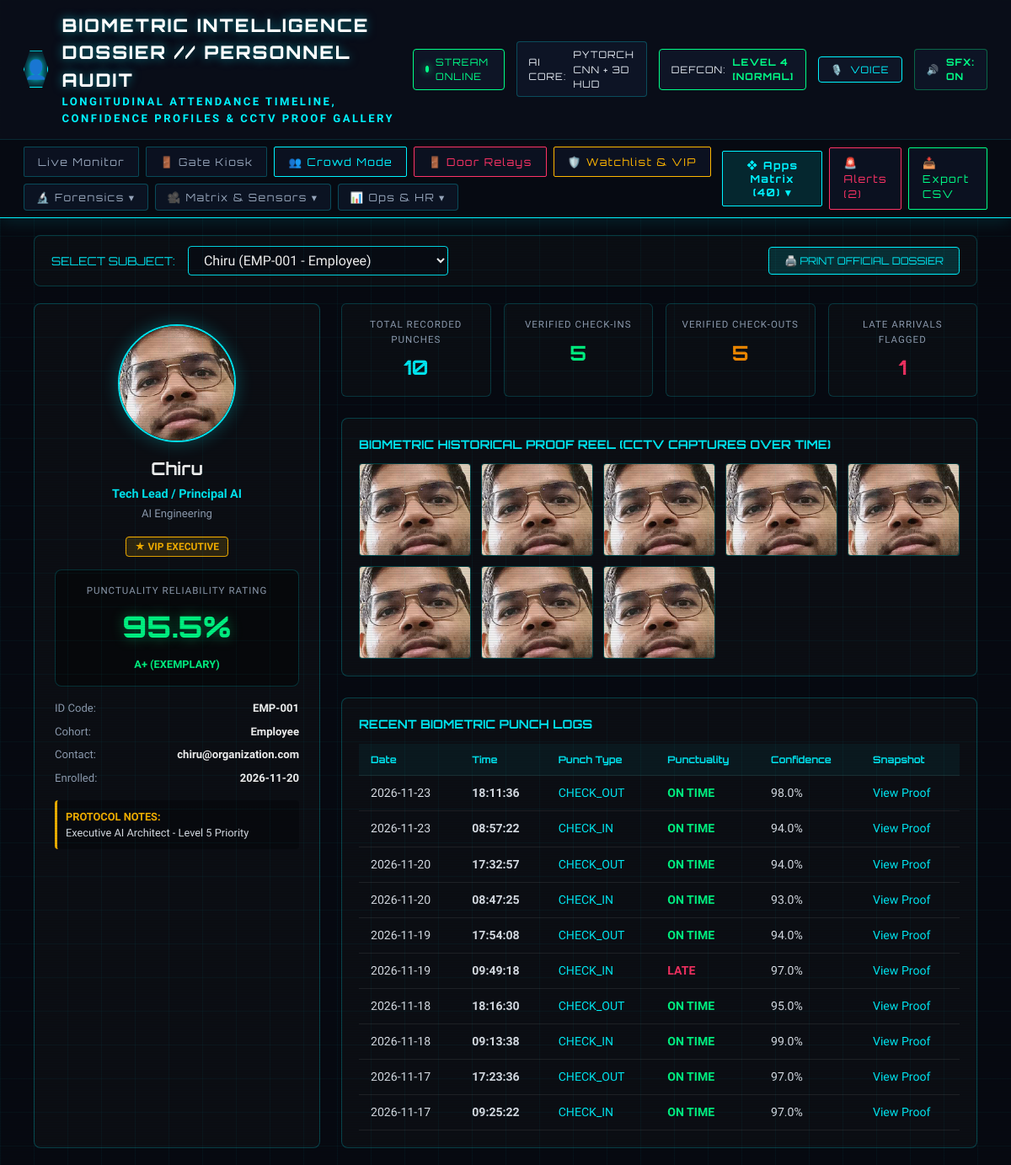
The app's page /dossier with its own data.
### tables this page shows
CREATE TABLE attendance (
                    id INTEGER PRIMARY KEY AUTOINCREMENT,
                    user_name TEXT NOT NULL,
                    timestamp TEXT NOT NULL,
                    date TEXT NOT NULL,
                    time TEXT NOT NULL,
                    confidence REAL NOT NULL,
                    status TEXT NOT NULL
                , user_type TEXT DEFAULT 'Employee', punch_type TEXT DEFAULT 'CHECK_IN', is_late INTEGER DEFAULT 0, snapshot_url TEXT DEFAULT '');

CREATE TABLE users (
                    id INTEGER PRIMARY KEY AUTOINCREMENT,
                    name TEXT UNIQUE NOT NULL,
                    emp_id TEXT,
                    department TEXT,
                    registered_at TEXT
                , user_type TEXT DEFAULT 'Employee', role_title TEXT DEFAULT 'Member', email TEXT DEFAULT '', security_clearance TEXT DEFAULT 'STANDARD', access_notes TEXT DEFAULT '');

### app.py (the view)
@app.route('/dossier')
def dossier_view():
    stats = db.get_stats()
    users = db.get_users()
    user_param = request.args.get('user', 'Chiru')
    dossier = db.get_dossier_data(user_param)
    if not dossier and users:
        dossier = db.get_dossier_data(users[0]['name'])
    return render_template('dossier.html', stats=stats, users=users, dossier=dossier)

### attendance_engine/db.py (called while the page is built)
    def _get_connection(self):
        conn = sqlite3.connect(self.db_path, check_same_thread=False)
        conn.row_factory = sqlite3.Row
        return conn

    def get_users(self, user_type=None):
        with self._get_connection() as conn:
            cursor = conn.cursor()
            if user_type:
                cursor.execute("SELECT * FROM users WHERE user_type = ? ORDER BY name ASC", (user_type,))
            else:
                cursor.execute("SELECT * FROM users ORDER BY user_type DESC, name ASC")
            return [dict(row) for row in cursor.fetchall()]

    def get_user(self, name):
        with self._get_connection() as conn:
            cursor = conn.cursor()
            cursor.execute("SELECT * FROM users WHERE LOWER(name) = LOWER(?)", (name.strip(),))
            row = cursor.fetchone()
            return dict(row) if row else None

### templates/dossier.html (shortened to what this page needs)
<!DOCTYPE html>
<html lang="en">
<head>
  <link rel="stylesheet" href="/static/css/style.css">
</head>
<body>
    {% set active_page = 'dossier' %}
  {% set nav_icon = '👤' %}
  {% set nav_title = 'BIOMETRIC INTELLIGENCE DOSSIER // PERSONNEL AUDIT' %}
  {% set nav_subtitle = 'LONGITUDINAL ATTENDANCE TIMELINE, CONFIDENCE PROFILES & CCTV PROOF GALLERY' %}
  {% include 'nav_header.html' %}
  <main style="padding: 20px 40px;">
    <div style="background: rgba(13, 17, 23, 0.8); border: 1px solid rgba(0, 243, 255, 0.2); border-radius: 8px; padding: 12px 20px; display: flex; justify-content: space-between; align-items: center; margin-bottom: 20px;">
      <div style="display: flex; align-items: center; gap: 15px;">
        <span style="font-family:'Orbitron',monospace; font-size: 0.85rem; color:#00f3ff;">SELECT SUBJECT:</span>
        <select id="select-user" style="background:#080c14; border:1px solid #00f3ff; color:#fff; padding:6px 14px; border-radius:4px; font-family:'Rajdhani',sans-serif; font-size:1rem;" onchange="switchUser(this.value)">
          {% for u in users %}
          <option value="{{ u.name }}" {{ 'selected' if dossier and dossier.profile.name == u.name else '' }}>
            {{ u.name }} ({{ u.emp_id or 'N/A' }} - {{ u.user_type }})
          </option>
          {% endfor %}
        </select>
      </div>
      <button onclick="window.print()" style="background:rgba(0, 243, 255, 0.15); border:1px solid #00f3ff; color:#00f3ff; padding:8px 18px; border-radius:4px; font-family:'Orbitron',monospace; font-size:0.75rem; cursor:pointer;">
        🖨️ PRINT OFFICIAL DOSSIER
      </button>
    </div>
    {% if dossier %}
    {% set p = dossier.profile %}
    {% set s = dossier.stats %}
    <div class="dossier-layout">
      <div class="profile-card">
        <div class="avatar-box">
          {% if dossier.snapshots %}
            <img src="{{ dossier.snapshots[0] }}" alt="{{ p.name }}">
          {% else %}
            <span style="font-size:3rem; color:#00f3ff;">◈</span>
          {% endif %}
        </div>
        <div style="text-align: center;">
          <h2 style="font-family:'Orbitron',monospace; font-size: 1.3rem; color:#fff; margin-bottom: 4px;">{{ p.name }}</h2>
          <div style="color:#00f3ff; font-size: 0.9rem; font-weight: 600;">{{ p.role_title or 'Member' }}</div>
          <div style="color:#94a3b8; font-size: 0.82rem; margin-top: 2px;">{{ p.department }}</div>
        </div>
        <div style="text-align: center;">
          {% set clr = (p.security_clearance or 'STANDARD')|upper %}
          {% if clr == 'VIP' %}
            <span class="badge-vip">★ VIP EXECUTIVE</span>
          {% elif clr == 'MONITORED' %}
            <span class="badge-monitored">👁 MONITORED</span>
          {% elif clr == 'BANNED' %}
            <span class="badge-banned">⚠ ACCESS REVOKED</span>
          {% else %}
            <span class="badge-standard">STANDARD CLEARANCE</span>
          {% endif %}
        </div>
        <div class="gauge-card">
          <div style="font-size:0.72rem; color:#94a3b8; letter-spacing:1px; text-transform:uppercase;">Punctuality Reliability Rating</div>
          <div class="score-circle">{{ s.punctuality_score }}%</div>
          <div style="font-size:0.8rem; color:#00ff88; font-weight:700;">{{ s.attendance_grade }}</div>
        </div>
        <div style="font-size:0.82rem; color:#94a3b8; display:flex; flex-direction:column; gap:8px;">
          <div style="display:flex; justify-content:space-between;">
            <span>ID Code:</span> <strong style="color:#fff;">{{ p.emp_id or 'N/A' }}</strong>
          </div>
          <div style="display:flex; justify-content:space-between;">
            <span>Cohort:</span> <strong style="color:#fff;">{{ p.user_type }}</strong>
          </div>
          <div style="display:flex; justify-content:space-between;">
            <span>Contact:</span> <strong style="color:#fff;">{{ p.email or 'N/A' }}</strong>
          </div>
          <div style="display:flex; justify-content:space-between;">
            <span>Enrolled:</span> <strong style="color:#fff;">{{ p.registered_at[:10] if p.registered_at else '2026' }}</strong>
          </div>
        </div>
        {% if p.access_notes %}
        <div style="background:rgba(0,0,0,0.3); border-left:3px solid #ffb700; padding:10px; border-radius:4px; font-size:0.8rem; color:#e2e8f0;">
          <strong style="color:#ffb700;">PROTOCOL NOTES:</strong><br>
          {{ p.access_notes }}
        </div>
        {% endif %}
      </div>
      <div>
        <div class="metric-grid-4">
          <div class="metric-box">
            <div class="m-label">Total Recorded Punches</div>
            <div class="m-val">{{ s.total_punches }}</div>
          </div>
          <div class="metric-box">
            <div class="m-label">Verified Check-Ins</div>
            <div class="m-val" style="color:#00ff88;">{{ s.check_ins }}</div>
          </div>
          <div class="metric-box">
            <div class="m-label">Verified Check-Outs</div>
            <div class="m-val" style="color:#ff9100;">{{ s.check_outs }}</div>
          </div>
          <div class="metric-box">
            <div class="m-label">Late Arrivals Flagged</div>
            <div class="m-val" style="color: {{ '#ff3366' if s.late_punches > 0 else '#00ff88' }};">
              {{ s.late_punches }}
            </div>
          </div>
        </div>
        <div style="background: rgba(13, 17, 23, 0.85); border: 1px solid rgba(0, 243, 255, 0.25); border-radius: 8px; padding: 20px; margin-bottom: 25px;">
          <h4 style="font-family:'Orbitron',monospace; font-size: 0.9rem; color:#00f3ff;">
            BIOMETRIC HISTORICAL PROOF REEL (CCTV CAPTURES OVER TIME)
          </h4>
          {% if dossier.snapshots %}
            <div class="gallery-grid">
              {% for snap in dossier.snapshots %}
              <div class="gallery-item" onclick="window.open('{{ snap }}', '_blank')">
                <img src="{{ snap }}" alt="Proof">
              </div>
              {% endfor %}
            </div>
          {% else %}
            <p style="font-size:0.85rem; color:#94a3b8; margin-top:10px;">
              No historical punch snapshots stored yet for this subject.
            </p>
          {% endif %}
        </div>
        <div style="background: rgba(13, 17, 23, 0.85); border: 1px solid rgba(0, 243, 255, 0.25); border-radius: 8px; padding: 20px;">
          <h4 style="font-family:'Orbitron',monospace; font-size: 0.9rem; color:#00f3ff; margin-bottom: 12px;">
            RECENT BIOMETRIC PUNCH LOGS
          </h4>
          <table class="dossier-table">
            <thead>
              <tr>
                <th>Date</th>
                <th>Time</th>
                <th>Punch Type</th>
                <th>Punctuality</th>
                <th>Confidence</th>
                <th>Snapshot</th>
              </tr>
            </thead>
            <tbody>
              {% if dossier.recent_punches %}
                {% for p in dossier.recent_punches %}
                <tr>
                  <td>{{ p.date }}</td>
                  <td><strong>{{ p.time }}</strong></td>
                  <td style="color:#00f3ff;">{{ p.punch_type }}</td>
                  <td>
                    {% if p.is_late %}
                      <span style="color:#ff3366; font-weight:700;">LATE</span>
                    {% else %}
                      <span style="color:#00ff88; font-weight:700;">ON TIME</span>
                    {% endif %}
                  </td>
                  <td>{{ (p.confidence * 100)|round(1) }}%</td>
                  <td>
                    {% if p.snapshot_url %}
                      <a href="{{ p.snapshot_url }}" target="_blank" style="color:#00f3ff; text-decoration:none;">View Proof</a>
                    {% else %}
                      <span style="color:#64748b;">-</span>
                    {% endif %}
                  </td>
                </tr>
                {% endfor %}
              {% else %}
                <tr>
                  <td colspan="6" style="text-align:center; color:#94a3b8; padding:20px;">
                    Zero punch events logged for this identity.
                  </td>
                </tr>
              {% endif %}
            </tbody>
          </table>
        </div>
      </div>
    </div>
    {% endif %}
  </main>
</body>
</html>

### static/css/style.css (style rules this page uses)
:root { --bg-primary: #070a12; --bg-secondary: #0d121f; --bg-card: rgba(16, 23, 38, 0.75); --border-cyan: #00f3ff; --border-dim: rgba(0, 243, 255, 0.25); --neon-cyan: #00f3ff; --neon-green: #00ff88; --neon-amber: #ffb800; --neon-purple: #9d4edd; --neon-red: #ff3366; --text-main: #e2e8f0; --text-muted: #94a3b8; --font-tech: 'Orbitron', -apple-system, sans-serif; --font-body: 'Rajdhani', -apple-system, sans-serif; }
* { margin: 0; padding: 0; box-sizing: border-box; }
body { background-color: var(--bg-primary); color: var(--text-main); font-family: var(--font-body); font-size: 16px; line-height: 1.5; min-height: 100vh; position: relative; overflow-x: hidden; }

### templates/dossier.html (style rules this page uses)
.dossier-layout { display: grid; grid-template-columns: 340px 1fr; gap: 25px; margin-top: 20px; }
.profile-card { background: rgba(13, 17, 23, 0.85); border: 1px solid rgba(0, 243, 255, 0.25); border-radius: 8px; padding: 24px; display: flex; flex-direction: column; gap: 16px; }
.avatar-box { width: 140px; height: 140px; border-radius: 50%; border: 2px solid #00f3ff; margin: 0 auto; overflow: hidden; display: flex; align-items: center; justify-content: center; background: #080c14; box-shadow: 0 0 20px rgba(0, 243, 255, 0.3); }
.avatar-box img { width: 100%; height: 100%; object-fit: cover; }
.gauge-card { background: rgba(0, 0, 0, 0.4); border: 1px solid rgba(0, 243, 255, 0.2); border-radius: 8px; padding: 16px; text-align: center; }
.score-circle { font-family: 'Orbitron', monospace; font-size: 2.2rem; font-weight: 800; color: #00ff88; margin: 8px 0; text-shadow: 0 0 15px rgba(0, 255, 136, 0.4); }
.metric-grid-4 { display: grid; grid-template-columns: repeat(4, 1fr); gap: 15px; margin-bottom: 25px; }
.metric-box { background: rgba(13, 17, 23, 0.8); border: 1px solid rgba(0, 243, 255, 0.2); border-radius: 6px; padding: 16px; text-align: center; }
.m-label { font-size: 0.72rem; color: #94a3b8; letter-spacing: 1px; text-transform: uppercase; margin-bottom: 6px; }
.m-val { font-family: 'Orbitron', monospace; font-size: 1.5rem; font-weight: 700; color: #00f3ff; }
.gallery-grid { display: grid; grid-template-columns: repeat(auto-fill, minmax(110px, 1fr)); gap: 12px; margin-top: 12px; }
.gallery-item { height: 110px; background: #000; border: 1px solid rgba(0, 243, 255, 0.3); border-radius: 4px; overflow: hidden; cursor: pointer; transition: all 0.2s; }
.gallery-item img { width: 100%; height: 100%; object-fit: cover; }
.badge-vip { background: rgba(255, 183, 0, 0.15); border: 1px solid #ffb700; color: #ffb700; padding: 4px 10px; border-radius: 4px; font-size: 0.75rem; font-weight: 700; }
.dossier-table { width: 100%; border-collapse: collapse; font-size: 0.88rem; }
.dossier-table th, .dossier-table td { padding: 10px 14px; border-bottom: 1px solid rgba(255, 255, 255, 0.08); text-align: left; }
.dossier-table th { color: #00f3ff; font-family: 'Orbitron', monospace; font-size: 0.72rem; background: rgba(0, 243, 255, 0.05); }

### records on screen
attendance: snapshot_url.name (picture), snapshot_url (picture), date "2026-11-23", time "18:11:36", punch_type "CHECK_OUT", is_late "ON TIME", (p.confidence*100)|round(1) "98.0"
users: name "Chiru", role_title "Tech Lead / Principal AI", department "AI Engineering", emp "EMP-001", user_type "Employee", email "chiru@organization.com", registered_at "2026-11-20", access_notes "Executive AI Architect - Level 5 Priority"
attendance: snapshot_url (picture), date "2026-11-23", time "08:57:22", punch_type "CHECK_IN", is_late "ON TIME", (p.confidence*100)|round(1) "94.0"
attendance: snapshot_url (picture), date "2026-11-20", time "17:32:57", punch_type "CHECK_OUT", is_late "ON TIME", (p.confidence*100)|round(1) "94.0"
attendance: snapshot_url (picture), date "2026-11-20", time "08:47:25", punch_type "CHECK_IN", is_late "ON TIME", (p.confidence*100)|round(1) "93.0"
attendance: snapshot_url (picture), date "2026-11-19", time "17:54:08", punch_type "CHECK_OUT", is_late "ON TIME", (p.confidence*100)|round(1) "94.0"
attendance: snapshot_url (picture), date "2026-11-19", time "09:49:18", punch_type "CHECK_IN", is_late "LATE", (p.confidence*100)|round(1) "97.0"
attendance: snapshot_url (picture), date "2026-11-18", time "18:16:30", punch_type "CHECK_OUT", is_late "ON TIME", (p.confidence*100)|round(1) "95.0"
attendance: snapshot_url (picture), date "2026-11-18", time "09:13:38", punch_type "CHECK_IN", is_late "ON TIME", (p.confidence*100)|round(1) "99.0"
attendance: date "2026-11-17", time "17:23:36", punch_type "CHECK_OUT", is_late "ON TIME", (p.confidence*100)|round(1) "97.0"
attendance: date "2026-11-17", time "09:25:22", punch_type "CHECK_IN", is_late "ON TIME", (p.confidence*100)|round(1) "97.0"

### other values on screen
{{ nav_icon|default('◈') }} "👤"
{{ nav_title|default('NEXUS // BIOMETRIC 3D ATTENDANCE') }} "BIOMETRIC INTELLIGENCE DOSSIER // PERSONNEL AUDIT"
{{ s.punctuality_score }} "95.5"
{{ s.attendance_grade }} "A+ (EXEMPLARY)"
{{ s.total_punches }} "10"
{{ s.check_ins }} "5"
{{ s.check_outs }} "5"
{{ s.late_punches }} "1"
form field value "Chiru (EMP-001 - Employee)"
